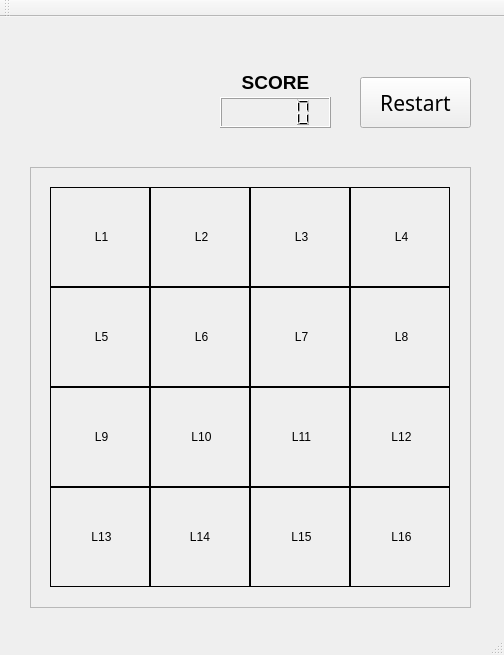
<?xml version="1.0" encoding="UTF-8"?>
<ui version="4.0">
 <class>MainWindow</class>
 <widget class="QMainWindow" name="MainWindow">
  <property name="geometry">
   <rect>
    <x>0</x>
    <y>0</y>
    <width>504</width>
    <height>655</height>
   </rect>
  </property>
  <property name="focusPolicy">
   <enum>Qt::ClickFocus</enum>
  </property>
  <property name="contextMenuPolicy">
   <enum>Qt::DefaultContextMenu</enum>
  </property>
  <property name="windowTitle">
   <string>MainWindow</string>
  </property>
  <widget class="QWidget" name="centralWidget">
   <widget class="QLabel" name="L1">
    <property name="geometry">
     <rect>
      <x>50</x>
      <y>170</y>
      <width>100</width>
      <height>100</height>
     </rect>
    </property>
    <property name="frameShape">
     <enum>QFrame::Box</enum>
    </property>
    <property name="text">
     <string>&lt;html&gt;&lt;head/&gt;&lt;body&gt;&lt;p align=&quot;center&quot;&gt;L1&lt;/p&gt;&lt;/body&gt;&lt;/html&gt;</string>
    </property>
   </widget>
   <widget class="QLabel" name="L2">
    <property name="geometry">
     <rect>
      <x>150</x>
      <y>170</y>
      <width>100</width>
      <height>100</height>
     </rect>
    </property>
    <property name="frameShape">
     <enum>QFrame::Box</enum>
    </property>
    <property name="text">
     <string>&lt;html&gt;&lt;head/&gt;&lt;body&gt;&lt;p align=&quot;center&quot;&gt;L2&lt;/p&gt;&lt;/body&gt;&lt;/html&gt;</string>
    </property>
   </widget>
   <widget class="QLabel" name="L3">
    <property name="geometry">
     <rect>
      <x>250</x>
      <y>170</y>
      <width>100</width>
      <height>100</height>
     </rect>
    </property>
    <property name="frameShape">
     <enum>QFrame::Box</enum>
    </property>
    <property name="text">
     <string>&lt;html&gt;&lt;head/&gt;&lt;body&gt;&lt;p align=&quot;center&quot;&gt;L3&lt;/p&gt;&lt;/body&gt;&lt;/html&gt;</string>
    </property>
   </widget>
   <widget class="QLabel" name="L4">
    <property name="geometry">
     <rect>
      <x>350</x>
      <y>170</y>
      <width>100</width>
      <height>100</height>
     </rect>
    </property>
    <property name="frameShape">
     <enum>QFrame::Box</enum>
    </property>
    <property name="text">
     <string>&lt;html&gt;&lt;head/&gt;&lt;body&gt;&lt;p align=&quot;center&quot;&gt;L4&lt;/p&gt;&lt;/body&gt;&lt;/html&gt;</string>
    </property>
   </widget>
   <widget class="QLabel" name="L8">
    <property name="geometry">
     <rect>
      <x>350</x>
      <y>270</y>
      <width>100</width>
      <height>100</height>
     </rect>
    </property>
    <property name="frameShape">
     <enum>QFrame::Box</enum>
    </property>
    <property name="text">
     <string>&lt;html&gt;&lt;head/&gt;&lt;body&gt;&lt;p align=&quot;center&quot;&gt;L8&lt;/p&gt;&lt;/body&gt;&lt;/html&gt;</string>
    </property>
   </widget>
   <widget class="QLabel" name="L7">
    <property name="geometry">
     <rect>
      <x>250</x>
      <y>270</y>
      <width>100</width>
      <height>100</height>
     </rect>
    </property>
    <property name="frameShape">
     <enum>QFrame::Box</enum>
    </property>
    <property name="text">
     <string>&lt;html&gt;&lt;head/&gt;&lt;body&gt;&lt;p align=&quot;center&quot;&gt;L7&lt;/p&gt;&lt;/body&gt;&lt;/html&gt;</string>
    </property>
   </widget>
   <widget class="QLabel" name="L6">
    <property name="geometry">
     <rect>
      <x>150</x>
      <y>270</y>
      <width>100</width>
      <height>100</height>
     </rect>
    </property>
    <property name="frameShape">
     <enum>QFrame::Box</enum>
    </property>
    <property name="text">
     <string>&lt;html&gt;&lt;head/&gt;&lt;body&gt;&lt;p align=&quot;center&quot;&gt;L6&lt;/p&gt;&lt;/body&gt;&lt;/html&gt;</string>
    </property>
   </widget>
   <widget class="QLabel" name="L5">
    <property name="geometry">
     <rect>
      <x>50</x>
      <y>270</y>
      <width>100</width>
      <height>100</height>
     </rect>
    </property>
    <property name="frameShape">
     <enum>QFrame::Box</enum>
    </property>
    <property name="text">
     <string>&lt;html&gt;&lt;head/&gt;&lt;body&gt;&lt;p align=&quot;center&quot;&gt;L5&lt;/p&gt;&lt;/body&gt;&lt;/html&gt;</string>
    </property>
   </widget>
   <widget class="QLabel" name="L16">
    <property name="geometry">
     <rect>
      <x>350</x>
      <y>470</y>
      <width>100</width>
      <height>100</height>
     </rect>
    </property>
    <property name="frameShape">
     <enum>QFrame::Box</enum>
    </property>
    <property name="text">
     <string>&lt;html&gt;&lt;head/&gt;&lt;body&gt;&lt;p align=&quot;center&quot;&gt;L16&lt;/p&gt;&lt;/body&gt;&lt;/html&gt;</string>
    </property>
   </widget>
   <widget class="QLabel" name="L14">
    <property name="geometry">
     <rect>
      <x>150</x>
      <y>470</y>
      <width>100</width>
      <height>100</height>
     </rect>
    </property>
    <property name="frameShape">
     <enum>QFrame::Box</enum>
    </property>
    <property name="frameShadow">
     <enum>QFrame::Plain</enum>
    </property>
    <property name="text">
     <string>L14</string>
    </property>
    <property name="alignment">
     <set>Qt::AlignCenter</set>
    </property>
   </widget>
   <widget class="QLabel" name="L12">
    <property name="geometry">
     <rect>
      <x>350</x>
      <y>370</y>
      <width>100</width>
      <height>100</height>
     </rect>
    </property>
    <property name="frameShape">
     <enum>QFrame::Box</enum>
    </property>
    <property name="text">
     <string>&lt;html&gt;&lt;head/&gt;&lt;body&gt;&lt;p align=&quot;center&quot;&gt;L12&lt;/p&gt;&lt;/body&gt;&lt;/html&gt;</string>
    </property>
   </widget>
   <widget class="QLabel" name="L11">
    <property name="geometry">
     <rect>
      <x>250</x>
      <y>370</y>
      <width>100</width>
      <height>100</height>
     </rect>
    </property>
    <property name="frameShape">
     <enum>QFrame::Box</enum>
    </property>
    <property name="text">
     <string>&lt;html&gt;&lt;head/&gt;&lt;body&gt;&lt;p align=&quot;center&quot;&gt;L11&lt;/p&gt;&lt;/body&gt;&lt;/html&gt;</string>
    </property>
   </widget>
   <widget class="QLabel" name="L10">
    <property name="geometry">
     <rect>
      <x>150</x>
      <y>370</y>
      <width>100</width>
      <height>100</height>
     </rect>
    </property>
    <property name="frameShape">
     <enum>QFrame::Box</enum>
    </property>
    <property name="text">
     <string>&lt;html&gt;&lt;head/&gt;&lt;body&gt;&lt;p align=&quot;center&quot;&gt;L10&lt;/p&gt;&lt;/body&gt;&lt;/html&gt;</string>
    </property>
   </widget>
   <widget class="QLabel" name="L15">
    <property name="geometry">
     <rect>
      <x>250</x>
      <y>470</y>
      <width>100</width>
      <height>100</height>
     </rect>
    </property>
    <property name="frameShape">
     <enum>QFrame::Box</enum>
    </property>
    <property name="text">
     <string>&lt;html&gt;&lt;head/&gt;&lt;body&gt;&lt;p align=&quot;center&quot;&gt;L15&lt;/p&gt;&lt;/body&gt;&lt;/html&gt;</string>
    </property>
   </widget>
   <widget class="QLabel" name="L13">
    <property name="geometry">
     <rect>
      <x>50</x>
      <y>470</y>
      <width>100</width>
      <height>100</height>
     </rect>
    </property>
    <property name="frameShape">
     <enum>QFrame::Box</enum>
    </property>
    <property name="text">
     <string>&lt;html&gt;&lt;head/&gt;&lt;body&gt;&lt;p align=&quot;center&quot;&gt;L13&lt;/p&gt;&lt;/body&gt;&lt;/html&gt;</string>
    </property>
   </widget>
   <widget class="QLabel" name="L9">
    <property name="geometry">
     <rect>
      <x>50</x>
      <y>370</y>
      <width>100</width>
      <height>100</height>
     </rect>
    </property>
    <property name="frameShape">
     <enum>QFrame::Box</enum>
    </property>
    <property name="text">
     <string>&lt;html&gt;&lt;head/&gt;&lt;body&gt;&lt;p align=&quot;center&quot;&gt;L9&lt;/p&gt;&lt;/body&gt;&lt;/html&gt;</string>
    </property>
   </widget>
   <widget class="QLabel" name="Final">
    <property name="geometry">
     <rect>
      <x>30</x>
      <y>150</y>
      <width>441</width>
      <height>441</height>
     </rect>
    </property>
    <property name="frameShape">
     <enum>QFrame::StyledPanel</enum>
    </property>
    <property name="text">
     <string/>
    </property>
    <property name="textFormat">
     <enum>Qt::AutoText</enum>
    </property>
   </widget>
   <widget class="QPushButton" name="restart">
    <property name="geometry">
     <rect>
      <x>360</x>
      <y>60</y>
      <width>111</width>
      <height>51</height>
     </rect>
    </property>
    <property name="font">
     <font>
      <family>Franklin Gothic Heavy</family>
      <pointsize>16</pointsize>
     </font>
    </property>
    <property name="focusPolicy">
     <enum>Qt::NoFocus</enum>
    </property>
    <property name="contextMenuPolicy">
     <enum>Qt::DefaultContextMenu</enum>
    </property>
    <property name="text">
     <string>Restart</string>
    </property>
   </widget>
   <widget class="QLabel" name="title">
    <property name="geometry">
     <rect>
      <x>30</x>
      <y>40</y>
      <width>161</width>
      <height>81</height>
     </rect>
    </property>
    <property name="text">
     <string>&lt;html&gt;&lt;head/&gt;&lt;body&gt;&lt;p&gt;&lt;img src=&quot;:/pics/title.jpg&quot;/&gt;&lt;/p&gt;&lt;/body&gt;&lt;/html&gt;</string>
    </property>
   </widget>
   <widget class="QLCDNumber" name="score">
    <property name="geometry">
     <rect>
      <x>220</x>
      <y>80</y>
      <width>111</width>
      <height>31</height>
     </rect>
    </property>
   </widget>
   <widget class="QLabel" name="label">
    <property name="geometry">
     <rect>
      <x>220</x>
      <y>50</y>
      <width>111</width>
      <height>31</height>
     </rect>
    </property>
    <property name="text">
     <string>&lt;html&gt;&lt;head/&gt;&lt;body&gt;&lt;p align=&quot;center&quot;&gt;&lt;span style=&quot; font-size:14pt; font-weight:600;&quot;&gt;SCORE&lt;/span&gt;&lt;/p&gt;&lt;/body&gt;&lt;/html&gt;</string>
    </property>
   </widget>
  </widget>
  <widget class="QMenuBar" name="menuBar">
   <property name="geometry">
    <rect>
     <x>0</x>
     <y>0</y>
     <width>504</width>
     <height>21</height>
    </rect>
   </property>
  </widget>
  <widget class="QToolBar" name="mainToolBar">
   <attribute name="toolBarArea">
    <enum>TopToolBarArea</enum>
   </attribute>
   <attribute name="toolBarBreak">
    <bool>false</bool>
   </attribute>
  </widget>
  <widget class="QStatusBar" name="statusBar"/>
 </widget>
 <layoutdefault spacing="6" margin="11"/>
 <resources/>
 <connections/>
</ui>
